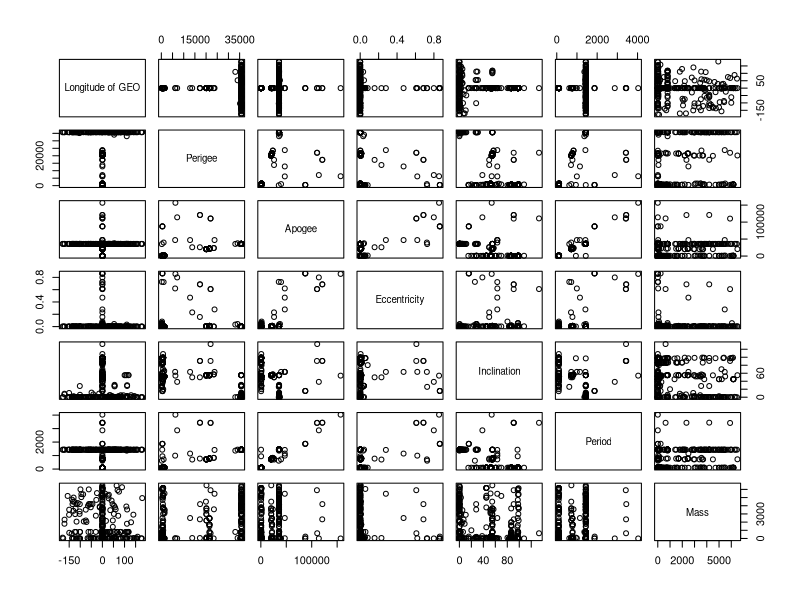
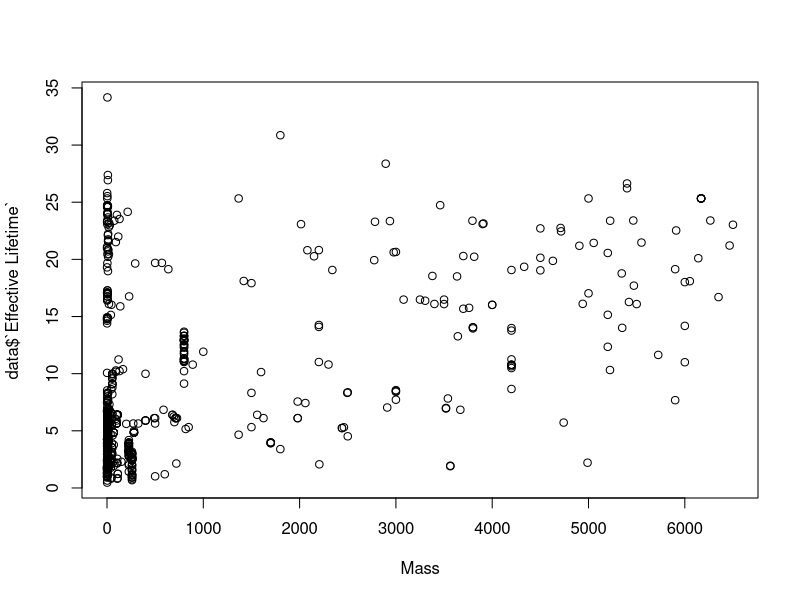
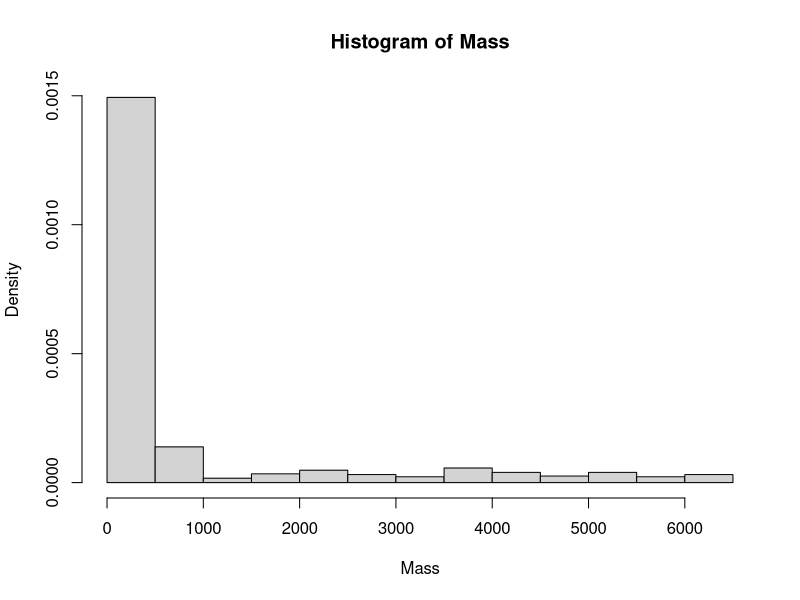
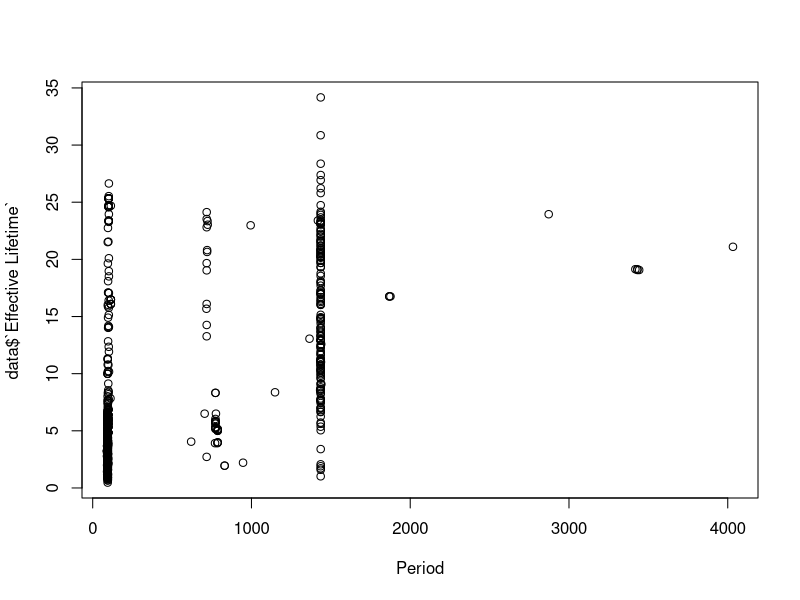
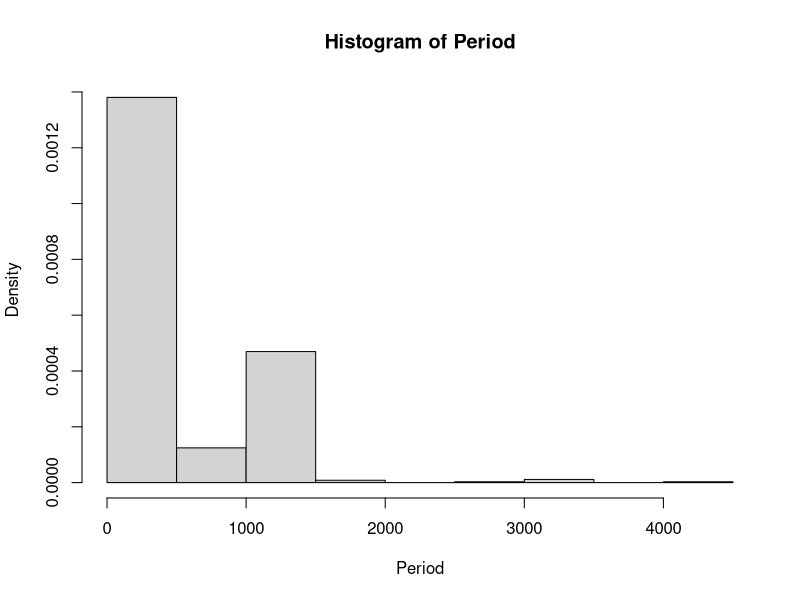
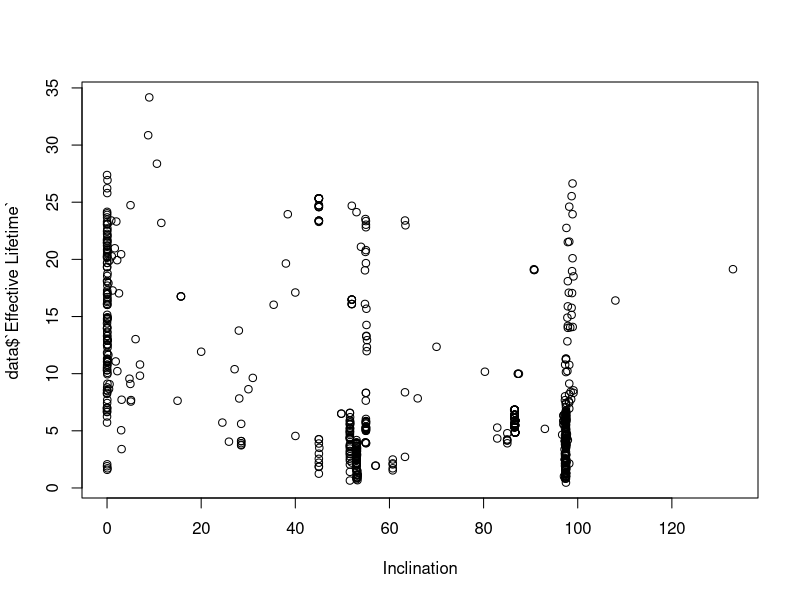
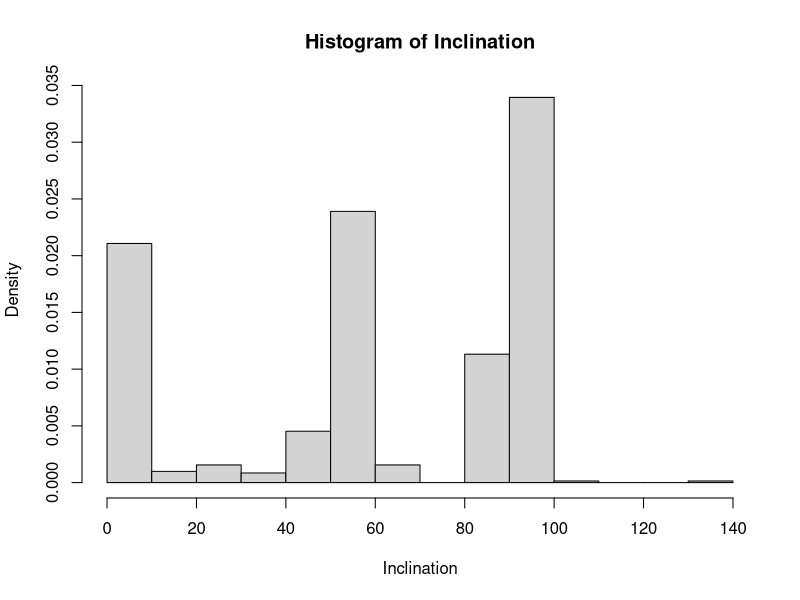
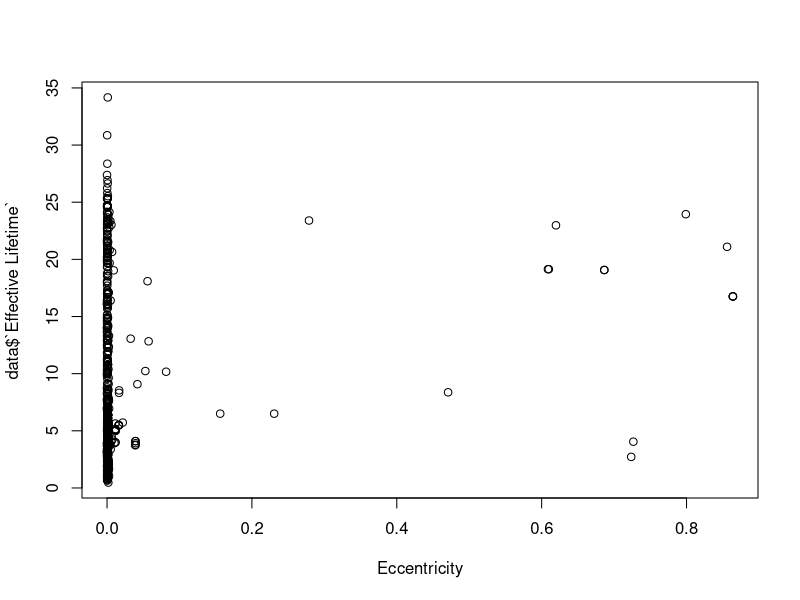

Generate these figures, in order, with R:
## ---- chunk 1
library(readxl)
data <- read_excel("../Dataset/JoinDatasets.xlsx", col_names = TRUE)
## ---- chunk 2
library(readxl)
library(survival)
library(survminer)
library(dplyr) 
library(ggplot2)
library(knitr)
library(broom)
library(tidyr)
## ---- chunk 3
summary(data)
## ---- chunk 4
data$Country <- factor(data$Country, ordered = F)
print('Country')
table(data$Country)

data$Continent <- factor(data$Continent, ordered = F)
print('Continent')
table(data$Continent)

data$Users <- factor(data$Users, ordered = F)
print('Users')
table(data$Users)

data$Purpose <- factor(data$Purpose, ordered = F)
print('Purpose')
table(data$Purpose)

data$Orbit <- factor(data$Orbit, ordered = F)
print('Class of Orbit')
table(data$Orbit)

data$Status <- factor(data$Status, ordered = F)
print('Status')
table(data$Status)
## ---- chunk 5
data <- data[sample(nrow(data)), ]
## ---- chunk 6
#install.packages("fastDummies")
library(fastDummies)

# USERS : Levels: Civil Commercial Government Military

dummy_data <- dummy_cols(data, select_columns = "Users", remove_first_dummy = TRUE)

# PURPOSE : Levels: Communications Earth Observation Navigation Space Science Technology Development

dummy_data <- dummy_cols(dummy_data, select_columns = "Purpose", remove_first_dummy = TRUE)


# ORBIT : Levels: Elliptical GEO LEO MEO

dummy_data <- dummy_cols(dummy_data, select_columns = "Orbit", remove_first_dummy = TRUE)


# CONTINENT: Levels: Africa Americas Asia Europe Multinational Oceania

dummy_data <- dummy_cols(dummy_data, select_columns = "Continent", remove_first_dummy = TRUE)
## ---- chunk 7
num <- c("Longitude of GEO", "Perigee", "Apogee", "Eccentricity", "Inclination", "Period", "Mass")
data_num <- data[,num]

cor(data_num)
# Apogee - Period 0.96672436  
# Perigee - Inclination -0.88628415   
# Perigee - Period 0.8327784  
# Period - Inclination -0.73233046  
# Apogee - Perigee 0.67998408  
# Apogee - Eccentricity 0.67998408  
# Apogee - Inclination -0.60232423  

pairs(data_num)
## ---- chunk 8
plot(data$Mass, data$`Effective Lifetime`, xlab='Mass')
hist(data$Mass, xlab='Mass', main='Histogram of Mass', prob = TRUE)

summary(data$Mass)
## ---- chunk 9
Massa.disc <- cut(data$Mass, breaks=c(0, 1000, Inf), labels=c("light", "heavy"))
dummy_data$Mass.disc <- Massa.disc

## ---- chunk 10
plot(data$Period, data$`Effective Lifetime`, xlab='Period')
hist(data$Period, xlab='Period', main='Histogram of Period', prob = TRUE)

summary(data$Period)
## ---- chunk 11
Per.disc <- cut(data$Period, breaks=c(0, 500, 1000, Inf), labels=c("short", "medium", "long"))
dummy_data$Per.disc <- Per.disc

## ---- chunk 12
plot(data$Inclination, data$`Effective Lifetime`, xlab='Inclination')
hist(data$Inclination, xlab='Inclination', main='Histogram of Inclination', prob = TRUE)

summary(data$Inclination)
## ---- chunk 13
Inc.disc <- cut(data$Inclination, breaks=c(-Inf, 40, 70, Inf), labels=c("low", "medium", "high"))
dummy_data$Inc.disc <- Inc.disc

## ---- chunk 14
plot(data$Eccentricity, data$`Effective Lifetime`, xlab='Eccentricity')
hist(data$Eccentricity, xlab='Eccentricity', main='Histogram of Eccentricity', prob = TRUE)

summary(data$Eccentricity)
## ---- chunk 15
plot(data$Apogee, data$`Effective Lifetime`, xlab='Apogee')
hist(data$Apogee, xlab='Apogee', main='Histogram of Apogee', prob = TRUE)

summary(data$Apogee)
## ---- chunk 16
Ap.disc <- cut(data$Apogee, breaks=c(0, 25000, Inf), labels=c("low", "high"))
dummy_data$Ap.disc <- Ap.disc

## ---- chunk 17
plot(data$Perigee, data$`Effective Lifetime`, xlab='Perigee')
hist(data$Perigee, xlab='Perigee', main='Histogram of Perigee', prob = TRUE)

summary(data$Perigee)
## ---- chunk 18
Pe.disc <- cut(data$Perigee, breaks=c(0, 5000, 25000, Inf), labels=c("low","medium","high"))
dummy_data$Pe.disc <- Pe.disc

## ---- chunk 19
plot(data$`Longitude of GEO`, data$`Effective Lifetime`, xlab='`Longitude of GEO`')
hist(data$`Longitude of GEO`, xlab='`Longitude of GEO`', main='Histogram of `Longitude of GEO`', prob = TRUE)

summary(data$`Longitude of GEO`)
## ---- chunk 20

# MASS: Levels: light heavy

dummy_data <- dummy_cols(dummy_data, select_columns = "Mass.disc", remove_first_dummy = TRUE)

# PERIOD: Levels: short medium long 

dummy_data <- dummy_cols(dummy_data, select_columns = "Per.disc", remove_first_dummy = TRUE)

# INCLINATION: Levels: low medium high 

dummy_data <- dummy_cols(dummy_data, select_columns = "Inc.disc", remove_first_dummy = TRUE)

# PERIGEE: Levels: low medium high  

dummy_data <- dummy_cols(dummy_data, select_columns = "Pe.disc", remove_first_dummy = TRUE)

# APOGEE: Levels: low high

dummy_data <- dummy_cols(dummy_data, select_columns = "Ap.disc", remove_first_dummy = TRUE)
## ---- chunk 21
# dataset senza Purpose, Users, Continent, Orbit, Mass, Period,  Inclination, Apogee and Perigee

dummy_data <- dummy_data[,c(1:2,6,9,12:16,19:33, 39:46)]

## ---- chunk 22
time <- dummy_data$`Effective Lifetime`
status <- dummy_data$Status


covariates <-
  c(
    "Longitude of GEO" ,
    "Eccentricity" ,
    "Users_Commercial",
    "Users_Government",
    "Users_Military",
    "Purpose_Earth Observation",
    "Purpose_Navigation",
    "Purpose_Space Science",
    "Purpose_Technology Development",
    "Orbit_GEO",
    "Orbit_LEO",
    "Orbit_MEO",
    "Continent_Americas",
    "Continent_Asia",
    "Continent_Europe",
    "Continent_Multinational",
    "Continent_Oceania",
    "Mass.disc_heavy",
    "Per.disc_medium",
    "Per.disc_long",
    "Inc.disc_medium",
    "Inc.disc_high",
    "Pe.disc_medium",
    "Pe.disc_high",
    "Ap.disc_high"
    
  )

n_coef <- length(covariates)

cox1 <- coxph(Surv(time,status == 'retired') ~ ., data = dummy_data[,covariates])
summary(cox1)
## ---- chunk 23
time <- dummy_data$`Effective Lifetime`
status <- dummy_data$Status


covariates <-
  c(
    "Longitude of GEO" ,
    "Eccentricity" ,
    "Users_Commercial",
    "Users_Government",
    "Users_Military",
    "Purpose_Earth Observation",
    "Purpose_Navigation",
    "Purpose_Space Science",
    "Purpose_Technology Development",
    "Orbit_GEO",
    "Orbit_LEO",
    "Orbit_MEO",
    "Continent_Americas",
    "Continent_Asia",
    "Continent_Europe",
    "Continent_Multinational",
    "Continent_Oceania",
    "Mass.disc_heavy",
    "Per.disc_medium",
    "Per.disc_long",
    "Inc.disc_medium",
    "Inc.disc_high",
    "Pe.disc_medium",
    "Ap.disc_high"
    
  )

n_coef <- length(covariates)

cox2 <- coxph(Surv(time,status == 'retired') ~ ., data = dummy_data[,covariates])
summary(cox2)
## ---- chunk 24
time <- dummy_data$`Effective Lifetime`
status <- dummy_data$Status


covariates <-
  c(
    "Longitude of GEO" ,
    "Eccentricity" ,
    "Users_Commercial",
    "Users_Government",
    "Users_Military",
    "Purpose_Earth Observation",
    "Purpose_Navigation",
    "Purpose_Space Science",
    "Purpose_Technology Development",
    "Orbit_GEO",
    "Orbit_LEO",
    "Continent_Americas",
    "Continent_Asia",
    "Continent_Europe",
    "Continent_Multinational",
    "Continent_Oceania",
    "Mass.disc_heavy",
    "Per.disc_medium",
    "Per.disc_long",
    "Inc.disc_medium",
    "Inc.disc_high",
    "Pe.disc_medium",
    "Ap.disc_high"
    
  )

n_coef <- length(covariates)

cox2 <- coxph(Surv(time,status == 'retired') ~ ., data = dummy_data[,covariates])
summary(cox2)
## ---- chunk 25
time <- dummy_data$`Effective Lifetime`
status <- dummy_data$Status


covariates <-
  c(
    "Longitude of GEO" ,
    "Eccentricity" ,
    "Users_Commercial",
    "Users_Government",
    "Users_Military",
    "Purpose_Earth Observation",
    "Purpose_Navigation",
    "Purpose_Space Science",
    "Purpose_Technology Development",
    "Orbit_GEO",
    "Orbit_LEO",
    "Orbit_MEO",
    "Continent_Americas",
    "Continent_Asia",
    "Continent_Europe",
    "Continent_Multinational",
    "Continent_Oceania",
    "Mass.disc_heavy",
    "Per.disc_medium",
    "Per.disc_long",
    "Inc.disc_medium",
    "Inc.disc_high",
    "Pe.disc_medium",
    "Ap.disc_high"
    
  )

n_coef <- length(covariates)

cox2 <- coxph(Surv(time,status == 'retired') ~ ., data = dummy_data[,covariates])
summary(cox2)
## ---- chunk 26
time <- dummy_data$`Effective Lifetime`
status <- dummy_data$Status


covariates <-
  c(
    "Longitude of GEO" ,
    "Eccentricity" ,
    "Users_Commercial",
    "Users_Government",
    "Users_Military",
    "Purpose_Earth Observation",
    "Purpose_Space Science",
    "Purpose_Technology Development",
    "Orbit_GEO",
    "Orbit_LEO",
    "Continent_Americas",
    "Continent_Asia",
    "Continent_Europe",
    "Continent_Multinational",
    "Continent_Oceania",
    "Mass.disc_heavy",
    "Per.disc_medium",
    "Per.disc_long",
    "Inc.disc_medium",
    "Inc.disc_high",
    "Pe.disc_medium",
    "Ap.disc_high"
    
  )

n_coef <- length(covariates)

cox3 <- coxph(Surv(time,status == 'retired') ~ ., data = dummy_data[,covariates])
summary(cox3)
## ---- chunk 27
time <- dummy_data$`Effective Lifetime`
status <- dummy_data$Status


covariates <-
  c(
    "Longitude of GEO" ,
    "Eccentricity" ,
    "Users_Commercial",
    "Users_Government",
    "Purpose_Earth Observation",
    "Purpose_Space Science",
    "Purpose_Technology Development",
    "Orbit_GEO",
    "Orbit_LEO",
    "Continent_Americas",
    "Continent_Asia",
    "Continent_Europe",
    "Continent_Multinational",
    "Continent_Oceania",
    "Mass.disc_heavy",
    "Per.disc_medium",
    "Per.disc_long",
    "Inc.disc_medium",
    "Inc.disc_high",
    "Pe.disc_medium",
    "Ap.disc_high"
    
  )

n_coef <- length(covariates)

cox4 <- coxph(Surv(time,status == 'retired') ~ ., data = dummy_data[,covariates])
summary(cox4)
## ---- chunk 28
time <- dummy_data$`Effective Lifetime`
status <- dummy_data$Status


covariates <-
  c(
    "Longitude of GEO" ,
    "Eccentricity" ,
    "Users_Commercial",
    "Users_Government",
    "Purpose_Earth Observation",
    "Purpose_Space Science",
    "Purpose_Technology Development",
    "Orbit_GEO",
    "Orbit_LEO",
    "Continent_Americas",
    "Continent_Asia",
    "Continent_Europe",
    "Continent_Multinational",
    "Continent_Oceania",
    "Mass.disc_heavy",
    "Per.disc_medium",
    "Per.disc_long",
    "Inc.disc_medium",
    "Pe.disc_medium",
    "Ap.disc_high"
    
  )

n_coef <- length(covariates)

cox5 <- coxph(Surv(time,status == 'retired') ~ ., data = dummy_data[,covariates])
summary(cox5)
## ---- chunk 29
time <- dummy_data$`Effective Lifetime`
status <- dummy_data$Status


covariates <-
  c(
    "Longitude of GEO" ,
    "Eccentricity" ,
    "Users_Commercial",
    "Users_Government",
    "Purpose_Earth Observation",
    "Purpose_Space Science",
    "Purpose_Technology Development",
    "Orbit_GEO",
    "Orbit_LEO",
    "Continent_Americas",
    "Continent_Asia",
    "Continent_Europe",
    "Continent_Multinational",
    "Continent_Oceania",
    "Mass.disc_heavy",
    "Per.disc_medium",
    "Per.disc_long",
    "Pe.disc_medium",
    "Ap.disc_high"
    
  )

n_coef <- length(covariates)

cox6 <- coxph(Surv(time,status == 'retired') ~ ., data = dummy_data[,covariates])
summary(cox6)
## ---- chunk 30
time <- dummy_data$`Effective Lifetime`
status <- dummy_data$Status


covariates <-
  c(
    "Longitude of GEO" ,
    "Eccentricity" ,
    "Users_Commercial",
    "Users_Government",
    "Purpose_Space Science",
    "Purpose_Technology Development",
    "Orbit_GEO",
    "Orbit_LEO",
    "Continent_Americas",
    "Continent_Asia",
    "Continent_Europe",
    "Continent_Multinational",
    "Continent_Oceania",
    "Mass.disc_heavy",
    "Per.disc_medium",
    "Per.disc_long",
    "Pe.disc_medium",
    "Ap.disc_high"
    
  )

n_coef <- length(covariates)

cox7 <- coxph(Surv(time,status == 'retired') ~ ., data = dummy_data[,covariates])
summary(cox7)
## ---- chunk 31
time <- dummy_data$`Effective Lifetime`
status <- dummy_data$Status


covariates <-
  c(
    "Longitude of GEO" ,
    "Eccentricity" ,
    "Users_Commercial",
    "Users_Government",
    "Purpose_Space Science",
    "Orbit_GEO",
    "Orbit_LEO",
    "Continent_Americas",
    "Continent_Asia",
    "Continent_Europe",
    "Continent_Multinational",
    "Continent_Oceania",
    "Mass.disc_heavy",
    "Per.disc_medium",
    "Per.disc_long",
    "Pe.disc_medium",
    "Ap.disc_high"
    
  )

n_coef <- length(covariates)

cox8 <- coxph(Surv(time,status == 'retired') ~ ., data = dummy_data[,covariates])
summary(cox8)
## ---- chunk 32
time <- dummy_data$`Effective Lifetime`
status <- dummy_data$Status


covariates <-
  c(
    "Longitude of GEO" ,
    "Eccentricity" ,
    "Users_Commercial",
    "Users_Government",
    "Purpose_Space Science",
    "Orbit_GEO",
    "Orbit_LEO",
    "Continent_Americas",
    "Continent_Asia",
    "Continent_Europe",
    "Continent_Multinational",
    "Continent_Oceania",
    "Mass.disc_heavy",
    "Per.disc_medium",
    "Per.disc_long",
    "Pe.disc_medium"
    )

n_coef <- length(covariates)

cox9 <- coxph(Surv(time,status == 'retired') ~ ., data = dummy_data[,covariates])
summary(cox9)
## ---- chunk 33
time <- dummy_data$`Effective Lifetime`
status <- dummy_data$Status


covariates <-
  c(
    "Longitude of GEO" ,
    "Eccentricity" ,
    "Users_Commercial",
    "Users_Government",
    "Purpose_Space Science",
    "Orbit_GEO",
    "Continent_Americas",
    "Continent_Asia",
    "Continent_Europe",
    "Continent_Multinational",
    "Continent_Oceania",
    "Mass.disc_heavy",
    "Per.disc_medium",
    "Per.disc_long",
    "Pe.disc_medium"
    )

n_coef <- length(covariates)

cox10 <- coxph(Surv(time,status == 'retired') ~ ., data = dummy_data[,covariates])
summary(cox10)
## ---- chunk 34
test <- cox.zph(cox10)
test
